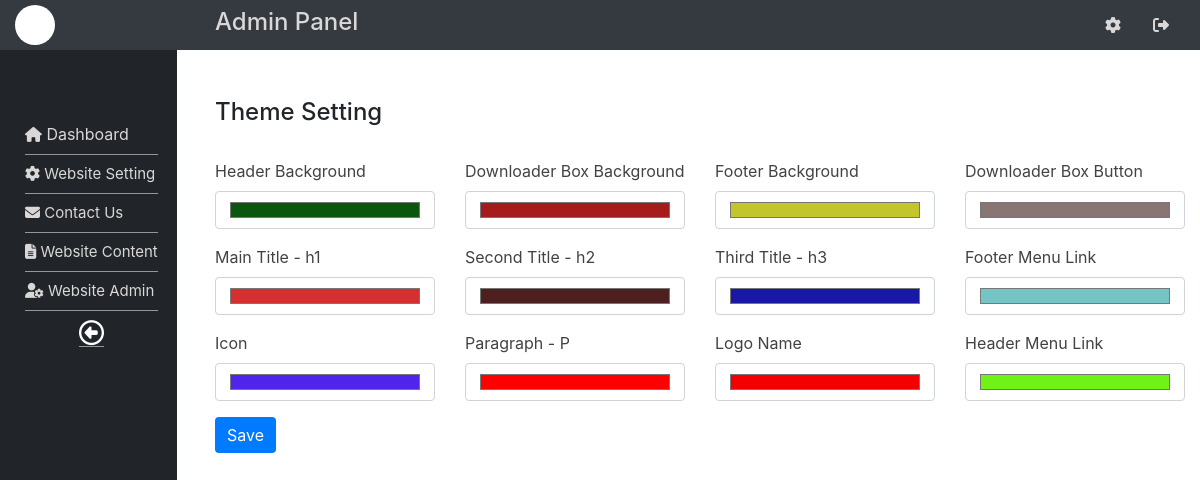
/dashboard.php?cat=website-setting&subcat=theme-setting (signed in), run on the app's committed database.
### tables this page shows
CREATE TABLE IF NOT EXISTS `theme_setting` (
  `id` int(10) NOT NULL AUTO_INCREMENT,
  `header_background` varchar(255) NOT NULL,
  `footer_background` varchar(255) NOT NULL,
  `downloader_box_background` varchar(255) NOT NULL,
  `downloader_box_button` varchar(255) NOT NULL,
  `first_title` varchar(255) NOT NULL,
  `second_title` varchar(255) NOT NULL,
  `third_title` varchar(255) NOT NULL,
  `footer_menu_link` varchar(255) NOT NULL,
  `header_menu_link` varchar(255) NOT NULL,
  `icon` varchar(255) NOT NULL,
  `paragraph` varchar(255) NOT NULL,
  `logo_name` varchar(255) NOT NULL,
  PRIMARY KEY (`id`)
);

### website-setting/theme-setting.php (the view)
<br>
<br>
<div class="row">
   <div class="col">
    <h4>Theme Setting</h4>
   </div>
   <div class="col">
   </div>
  </div>
<br>
<?php
  $query="SELECT * FROM theme_setting LIMIT 0,1";
  $res= $conn->query($query);
  $data=$res->fetch_assoc();
  $id=!empty($data['id'])?$data['id']:'';
  $headerBackground=!empty($data['header_background'])?$data['header_background']:'';
  $footerBackground=!empty($data['footer_background'])?$data['footer_background']:'';
  $downloaderBoxBackground=!empty($data['downloader_box_background'])?$data['downloader_box_background']:'';
  $downloaderBoxButton=!empty($data['downloader_box_button'])?$data['downloader_box_button']:'';
  $firstTitle=!empty($data['first_title'])?$data['first_title']:'';
  $secondTitle=!empty($data['second_title'])?$data['second_title']:'';
  $thirdTitle=!empty($data['third_title'])?$data['third_title']:'';
  $footerMenuLink=!empty($data['footer_menu_link'])?$data['footer_menu_link']:'';
  $headerMenuLink=!empty($data['header_menu_link'])?$data['header_menu_link']:'';
  $icon=!empty($data['icon'])?$data['icon']:'';
  $paragraph=!empty($data['paragraph'])?$data['paragraph']:'';
  $logoName=!empty($data['logo_name'])?$data['logo_name']:'';
?>
<form id="updateForm" name="theme_setting"  rel="<?php echo $id; ?>" enctype="multipart/form-data">
<div class="row">
  <div class="col">
    <div class="form-group">
    <label>Header Background</label>
    <input type="color" class="form-control" name="header_background" value="<?php echo $headerBackground; ?>">
   </div>
  </div>
    <div class="col">
    <div class="form-group">
    <label>Downloader Box Background  </label>
    <input type="color" class="form-control" value="<?php echo $downloaderBoxBackground; ?>" name="downloader_box_background">
   </div>
  </div>
    <div class="col">
      <div class="form-group">
    <label>Footer Background   </label>
    <input type="color" class="form-control" value="<?php echo $footerBackground; ?>" name="footer_background">
   </div>
  </div>
   <div class="col">
      <div class="form-group">
    <label>Downloader Box Button  </label>
    <input type="color" class="form-control" value="<?php echo $downloaderBoxButton; ?>" name="downloader_box_button">
   </div>
  </div>
</div>
<div class="row">
    <div class="col">
    <div class="form-group">
    <label>Main Title - h1 </label>
    <input type="color" class="form-control" value="<?php echo $firstTitle; ?>" name="first_title">
   </div>
  </div>
    <div class="col">
      <div class="form-group">
    <label>Second Title - h2  </label>
    <input type="color" class="form-control"  value="<?php echo $secondTitle; ?>" name="second_title">
   </div>
  </div>
  <div class="col">
      <div class="form-group">
    <label>Third Title - h3  </label>
    <input type="color" class="form-control"  value="<?php echo $thirdTitle; ?>" name="third_title">
   </div>
  </div>
    <div class="col">
      <div class="form-group">
    <label>Footer Menu Link   </label>
    <input type="color" class="form-control"  value="<?php echo $footerMenuLink; ?>"name="footer_menu_link">
   </div>
  </div>
</div>
<div class="row">
    <div class="col">
      <div class="form-group">
    <label>Icon   </label>
    <input type="color" class="form-control" name="icon" value="<?php echo $icon; ?>">
   </div>
  </div>
   <div class="col">
      <div class="form-group">
    <label>Paragraph - P   </label>
    <input type="color" class="form-control" name="paragraph" value="<?php echo $paragraph; ?>">
   </div>
  </div>
  <div class="col">
      <div class="form-group">
    <label>Logo Name   </label>
    <input type="color" class="form-control" name="logo_name" value="<?php echo $logoName; ?>">
   </div>
  </div>
  <div class="col">
    <div class="form-group">
    <label>Header Menu Link </label>
    <input type="color" class="form-control" name="header_menu_link" value="<?php echo $headerMenuLink; ?>">
   </div>
  </div>
  </div>
<div class="row">
  <div class="col">
    <div class="form-group">
      <button class="btn btn-secondary">Save</button>
    </div>
  </div>
</div>
</form>

### assets/css/style.css (style rules this page uses)
label::after { color: #ffffff !important; background-color: #dc3545 !important; }

### data on the page
theme_setting: header_background "#0a570d", downloader_box_background "#a61c1c", footer_background "#c2c52b", downloader_box_button "#8a7575", first_title "#d53030", second_title "#4d1f1f", third_title "#1917a6", footer_menu_link "#75c5c7", icon "#4f24eb", paragraph "#ff0000", logo_name "#f50000", header_menu_link "#6ff316"
